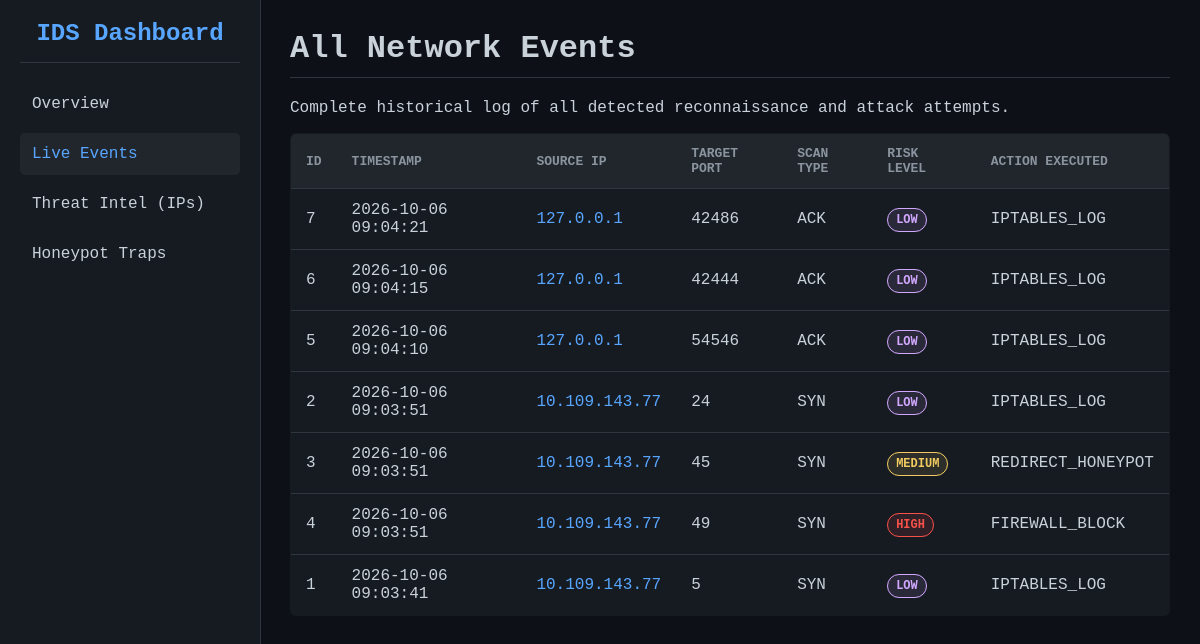
Before: /events with the older database file.
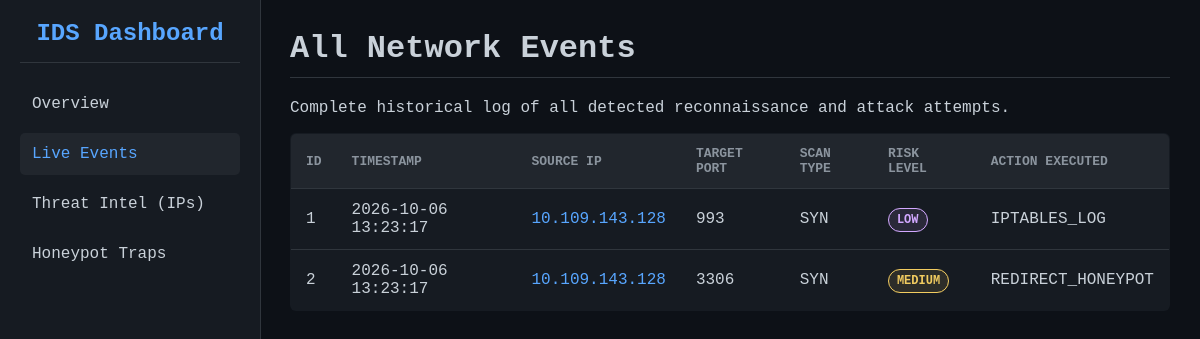
After: the same page with the newer database file.
### tables this page shows
CREATE TABLE attacks (id INTEGER PRIMARY KEY AUTOINCREMENT,timestamp DATETIME DEFAULT CURRENT_TIMESTAMP,ip TEXT,target_port INTEGER,scan_type TEXT,risk_level TEXT,action TEXT);

### dashboard/app.py (the view)
@app.route('/events')
def events():
    conn = get_db_connection()
    try:
        events = conn.execute("SELECT * FROM attacks ORDER BY timestamp DESC").fetchall()
    except sqlite3.OperationalError:
        events = [] # Handle case where table isn't created yet
    conn.close()
    return render_template('events.html', events=events)

### dashboard/app.py (called while the page is built)
def get_db_connection():
    if not os.path.exists(DB_PATH):
        open(DB_PATH, 'a').close()
    conn = sqlite3.connect(DB_PATH)
    conn.row_factory = sqlite3.Row
    return conn

### dashboard/templates/events.html (shortened to what this page needs)
{% extends "base.html" %}
{% block content %}
<h1>All Network Events</h1>
<p>Complete historical log of all detected reconnaissance and attack attempts.</p>
<table>
    <thead>
        <tr>
            <th>ID</th>
            <th>Timestamp</th>
            <th>Source IP</th>
            <th>Target Port</th>
            <th>Scan Type</th>
            <th>Risk Level</th>
            <th>Action Executed</th>
        </tr>
    </thead>
    <tbody>
        {% for event in events %}
        <tr>
            <td>{{ event.id }}</td>
            <td>{{ event.timestamp }}</td>
            <td style="color: #58a6ff;">{{ event.ip }}</td>
            <td>{{ event.target_port }}</td>
            <td>{{ event.scan_type }}</td>
            <td><span class="badge {{ event.risk_level }}">{{ event.risk_level }}</span></td>
            <td>{{ event.action }}</td>
        </tr>
        {% else %}
        <tr>
            <td colspan="7" style="text-align: center;">No events logged yet.</td>
        </tr>
        {% endfor %}
    </tbody>
</table>
{% endblock %}

### dashboard/templates/base.html (shortened to what this page needs)
<!DOCTYPE html>
<html lang="en">
<head>
</head>
<body>
    <div class="sidebar">
        <h2>IDS Dashboard</h2>
        <a href="/" class="{% if request.path == '/' %}active{% endif %}">Overview</a>
        <a href="/events" class="{% if request.path == '/events' %}active{% endif %}">Live Events</a>
        <a href="/attackers" class="{% if request.path == '/attackers' %}active{% endif %}">Threat Intel (IPs)</a>
        <a href="/honeypot" class="{% if request.path == '/honeypot' %}active{% endif %}">Honeypot Traps</a>
    </div>
    <div class="main-content">
        {% block content %}{% endblock %}
    </div>
</body>
</html>

### dashboard/templates/base.html (style rules this page uses)
body { font-family: 'Courier New', Courier, monospace; background-color: #0d1117; color: #c9d1d9; margin: 0; display: flex; }
.sidebar { width: 220px; background-color: #161b22; height: 100vh; padding: 20px; border-right: 1px solid #30363d; position: fixed; }
.sidebar h2 { color: #58a6ff; text-align: center; border-bottom: 1px solid #30363d; padding-bottom: 15px; margin-top: 0; }
.sidebar a { display: block; color: #c9d1d9; text-decoration: none; padding: 12px; margin-bottom: 8px; border-radius: 5px; transition: 0.2s; }
.sidebar a:hover, .sidebar a.active { background-color: #21262d; color: #58a6ff; }
.main-content { margin-left: 260px; padding: 30px; width: calc(100% - 320px); }
h1 { color: #c9d1d9; border-bottom: 1px solid #30363d; padding-bottom: 10px; margin-top: 0; }
table { width: 100%; border-collapse: collapse; background-color: #161b22; border: 1px solid #30363d; border-radius: 6px; overflow: hidden; }
th, td { padding: 12px 15px; text-align: left; border-bottom: 1px solid #30363d; }
th { background-color: #21262d; color: #8b949e; text-transform: uppercase; font-size: 13px; }
.badge { padding: 4px 8px; border-radius: 12px; font-size: 12px; font-weight: bold; }
.badge.LOW { background-color: rgba(210, 168, 255, 0.1); color: #d2a8ff; border: 1px solid #d2a8ff; }
.badge.MEDIUM { background-color: rgba(242, 204, 96, 0.1); color: #f2cc60; border: 1px solid #f2cc60; }

Changed rows visible on the page:
removed attacks: id "7", timestamp "2026-10-06 09:04:21", ip "127.0.0.1", target_port "42486", scan_type "ACK", risk_level "LOW", action "IPTABLES_LOG"
removed attacks: id "6", timestamp "2026-10-06 09:04:15", ip "127.0.0.1", target_port "42444", scan_type "ACK", risk_level "LOW", action "IPTABLES_LOG"
removed attacks: id "5", timestamp "2026-10-06 09:04:10", ip "127.0.0.1", target_port "54546", scan_type "ACK", risk_level "LOW", action "IPTABLES_LOG"
removed attacks: id "3", timestamp "2026-10-06 09:03:51", ip "10.109.143.77", target_port "45", scan_type "SYN", risk_level "MEDIUM", action "REDIRECT_HONEYPOT"
removed attacks: id "4", timestamp "2026-10-06 09:03:51", ip "10.109.143.77", target_port "49", scan_type "SYN", risk_level "HIGH", action "FIREWALL_BLOCK"
changed attacks "IPTABLES_LOG": timestamp "2026-10-06 09:03:41" → "2026-10-06 13:23:17"; ip "10.109.143.77" → "10.109.143.128"; target_port "5" → "993"; moves up the list
changed attacks id 2: timestamp "2026-10-06 09:03:51" → "2026-10-06 13:23:17"; ip "10.109.143.77" → "10.109.143.128"; target_port "24" → "3306"; risk_level "LOW" → "MEDIUM"; action "IPTABLES_LOG" → "REDIRECT_HONEYPOT"
